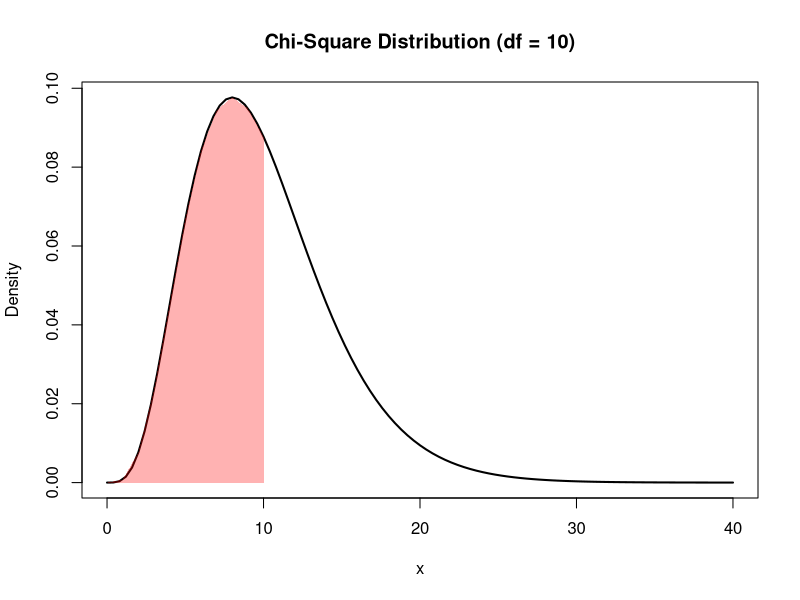

R code for this plot:
## ---- chunk 1

knitr::include_app("https://jtrochezg.shinyapps.io/apppoison/",height = "1000px")

## ---- chunk 2

#create density curve
curve(dchisq(x, df = 10), from = 0, to = 40,
main = 'Chi-Square Distribution (df = 10)',
ylab = 'Density',
lwd = 2)

#create vector of x values
x_vector <- seq(0, 10)

#create vector of chi-square density values
p_vector <- dchisq(x_vector, df = 10)

#fill in portion of the density plot from 0 to 10
polygon(c(x_vector, rev(x_vector)), c(p_vector, rep(0, length(p_vector))),
        col = adjustcolor('red', alpha=0.3), border = NA)



